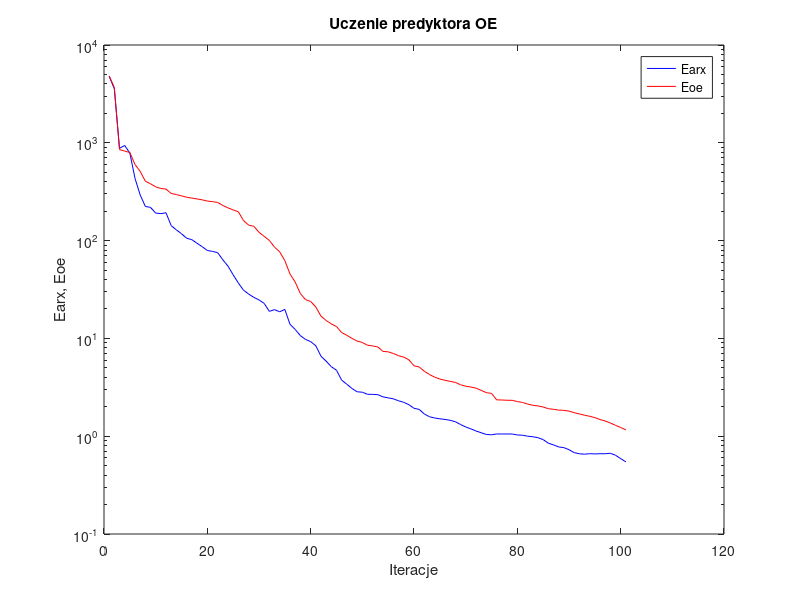
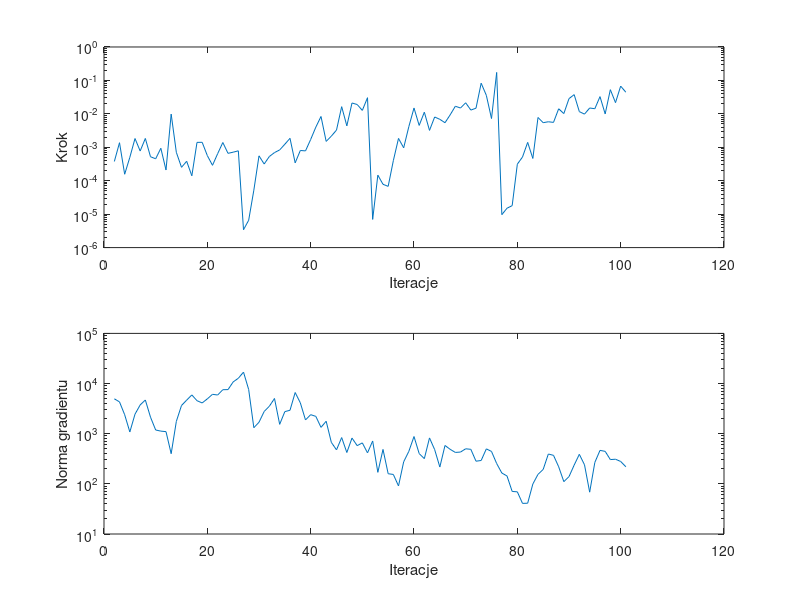

MATLAB code to generate these figures, in order:
%uczenie predyktora oe
clear all;
n=0; farx(n+1)=4.780938e+003; foe(n+1)=4.838214e+003; wspucz(n+1)=0.000000e+000; ng(n+1)=0.000000e+000;
%odnowa zmiennej metryki
n=1; farx(n+1)=3.566592e+003; foe(n+1)=3.673575e+003; krok(n+1)=3.764443e-004; ng(n+1)=4.961423e+003;
n=2; farx(n+1)=8.779675e+002; foe(n+1)=8.527388e+002; krok(n+1)=1.371344e-003; ng(n+1)=4.307465e+003;
n=3; farx(n+1)=9.395154e+002; foe(n+1)=8.228597e+002; krok(n+1)=1.562643e-004; ng(n+1)=2.387876e+003;
n=4; farx(n+1)=7.865602e+002; foe(n+1)=7.963677e+002; krok(n+1)=5.014459e-004; ng(n+1)=1.083062e+003;
n=5; farx(n+1)=4.329427e+002; foe(n+1)=5.993756e+002; krok(n+1)=1.828656e-003; ng(n+1)=2.451012e+003;
n=6; farx(n+1)=2.931262e+002; foe(n+1)=5.115329e+002; krok(n+1)=7.740461e-004; ng(n+1)=3.743275e+003;
n=7; farx(n+1)=2.236331e+002; foe(n+1)=4.049845e+002; krok(n+1)=1.838554e-003; ng(n+1)=4.700407e+003;
n=8; farx(n+1)=2.185199e+002; foe(n+1)=3.812818e+002; krok(n+1)=5.218301e-004; ng(n+1)=2.135703e+003;
n=9; farx(n+1)=1.912060e+002; foe(n+1)=3.543746e+002; krok(n+1)=4.526501e-004; ng(n+1)=1.185219e+003;
n=10; farx(n+1)=1.887096e+002; foe(n+1)=3.411420e+002; krok(n+1)=9.349870e-004; ng(n+1)=1.125618e+003;
n=11; farx(n+1)=1.925888e+002; foe(n+1)=3.364244e+002; krok(n+1)=2.093774e-004; ng(n+1)=1.098803e+003;
n=12; farx(n+1)=1.424218e+002; foe(n+1)=3.037349e+002; krok(n+1)=9.830492e-003; ng(n+1)=3.993326e+002;
n=13; farx(n+1)=1.288334e+002; foe(n+1)=2.955405e+002; krok(n+1)=7.068748e-004; ng(n+1)=1.758837e+003;
n=14; farx(n+1)=1.175300e+002; foe(n+1)=2.869259e+002; krok(n+1)=2.517331e-004; ng(n+1)=3.651329e+003;
n=15; farx(n+1)=1.057031e+002; foe(n+1)=2.775517e+002; krok(n+1)=3.812452e-004; ng(n+1)=4.669131e+003;
n=16; farx(n+1)=1.022043e+002; foe(n+1)=2.721102e+002; krok(n+1)=1.404483e-004; ng(n+1)=5.930358e+003;
n=17; farx(n+1)=9.393227e+001; foe(n+1)=2.667173e+002; krok(n+1)=1.402081e-003; ng(n+1)=4.550079e+003;
n=18; farx(n+1)=8.667858e+001; foe(n+1)=2.612093e+002; krok(n+1)=1.409080e-003; ng(n+1)=4.103409e+003;
n=19; farx(n+1)=7.926329e+001; foe(n+1)=2.536160e+002; krok(n+1)=5.635193e-004; ng(n+1)=4.950865e+003;
n=20; farx(n+1)=7.757513e+001; foe(n+1)=2.502016e+002; krok(n+1)=2.887783e-004; ng(n+1)=6.100536e+003;
n=21; farx(n+1)=7.526977e+001; foe(n+1)=2.456756e+002; krok(n+1)=6.459813e-004; ng(n+1)=5.904689e+003;
n=22; farx(n+1)=6.366379e+001; foe(n+1)=2.286994e+002; krok(n+1)=1.389400e-003; ng(n+1)=7.531736e+003;
n=23; farx(n+1)=5.480234e+001; foe(n+1)=2.160480e+002; krok(n+1)=6.590915e-004; ng(n+1)=7.573641e+003;
n=24; farx(n+1)=4.466651e+001; foe(n+1)=2.058833e+002; krok(n+1)=7.138862e-004; ng(n+1)=1.076931e+004;
n=25; farx(n+1)=3.688847e+001; foe(n+1)=1.972021e+002; krok(n+1)=7.843678e-004; ng(n+1)=1.274506e+004;
%odnowa zmiennej metryki
n=26; farx(n+1)=3.110459e+001; foe(n+1)=1.602559e+002; krok(n+1)=3.422485e-006; ng(n+1)=1.689513e+004;
n=27; farx(n+1)=2.841433e+001; foe(n+1)=1.438475e+002; krok(n+1)=6.567791e-006; ng(n+1)=7.606264e+003;
n=28; farx(n+1)=2.627392e+001; foe(n+1)=1.400255e+002; krok(n+1)=5.210339e-005; ng(n+1)=1.317517e+003;
n=29; farx(n+1)=2.474676e+001; foe(n+1)=1.215361e+002; krok(n+1)=5.550052e-004; ng(n+1)=1.691182e+003;
n=30; farx(n+1)=2.281541e+001; foe(n+1)=1.105125e+002; krok(n+1)=3.163070e-004; ng(n+1)=2.773457e+003;
n=31; farx(n+1)=1.890352e+001; foe(n+1)=1.003792e+002; krok(n+1)=5.292541e-004; ng(n+1)=3.526286e+003;
n=32; farx(n+1)=1.969083e+001; foe(n+1)=8.585422e+001; krok(n+1)=6.946998e-004; ng(n+1)=5.032212e+003;
n=33; farx(n+1)=1.870495e+001; foe(n+1)=7.676972e+001; krok(n+1)=8.336543e-004; ng(n+1)=1.536287e+003;
n=34; farx(n+1)=1.978044e+001; foe(n+1)=6.241613e+001; krok(n+1)=1.233983e-003; ng(n+1)=2.755093e+003;
n=35; farx(n+1)=1.392855e+001; foe(n+1)=4.557707e+001; krok(n+1)=1.854565e-003; ng(n+1)=2.932902e+003;
n=36; farx(n+1)=1.235983e+001; foe(n+1)=3.770103e+001; krok(n+1)=3.423805e-004; ng(n+1)=6.623366e+003;
n=37; farx(n+1)=1.068800e+001; foe(n+1)=2.880769e+001; krok(n+1)=8.031637e-004; ng(n+1)=4.120146e+003;
n=38; farx(n+1)=9.759361e+000; foe(n+1)=2.491576e+001; krok(n+1)=7.805354e-004; ng(n+1)=1.881895e+003;
n=39; farx(n+1)=9.271692e+000; foe(n+1)=2.388158e+001; krok(n+1)=1.713251e-003; ng(n+1)=2.396084e+003;
n=40; farx(n+1)=8.399842e+000; foe(n+1)=2.092517e+001; krok(n+1)=4.008930e-003; ng(n+1)=2.214452e+003;
n=41; farx(n+1)=6.564781e+000; foe(n+1)=1.687898e+001; krok(n+1)=8.346822e-003; ng(n+1)=1.337192e+003;
n=42; farx(n+1)=5.849817e+000; foe(n+1)=1.524249e+001; krok(n+1)=1.499367e-003; ng(n+1)=1.771837e+003;
n=43; farx(n+1)=5.135456e+000; foe(n+1)=1.406733e+001; krok(n+1)=2.156451e-003; ng(n+1)=6.717192e+002;
n=44; farx(n+1)=4.725797e+000; foe(n+1)=1.321185e+001; krok(n+1)=3.271540e-003; ng(n+1)=4.759818e+002;
n=45; farx(n+1)=3.738465e+000; foe(n+1)=1.147219e+001; krok(n+1)=1.640492e-002; ng(n+1)=8.372509e+002;
n=46; farx(n+1)=3.398166e+000; foe(n+1)=1.075729e+001; krok(n+1)=4.372259e-003; ng(n+1)=4.216084e+002;
n=47; farx(n+1)=3.074256e+000; foe(n+1)=9.993426e+000; krok(n+1)=2.113019e-002; ng(n+1)=8.183179e+002;
n=48; farx(n+1)=2.845348e+000; foe(n+1)=9.391923e+000; krok(n+1)=1.902655e-002; ng(n+1)=5.778731e+002;
n=49; farx(n+1)=2.817266e+000; foe(n+1)=9.087098e+000; krok(n+1)=1.269968e-002; ng(n+1)=6.555323e+002;
n=50; farx(n+1)=2.680904e+000; foe(n+1)=8.516736e+000; krok(n+1)=3.045281e-002; ng(n+1)=4.148594e+002;
%odnowa zmiennej metryki
n=51; farx(n+1)=2.677881e+000; foe(n+1)=8.383863e+000; krok(n+1)=6.966570e-006; ng(n+1)=7.153962e+002;
n=52; farx(n+1)=2.658609e+000; foe(n+1)=8.173795e+000; krok(n+1)=1.468353e-004; ng(n+1)=1.696906e+002;
n=53; farx(n+1)=2.525349e+000; foe(n+1)=7.358243e+000; krok(n+1)=7.813213e-005; ng(n+1)=4.856701e+002;
n=54; farx(n+1)=2.466520e+000; foe(n+1)=7.292325e+000; krok(n+1)=6.791072e-005; ng(n+1)=1.591377e+002;
n=55; farx(n+1)=2.411930e+000; foe(n+1)=7.010614e+000; krok(n+1)=3.984182e-004; ng(n+1)=1.540255e+002;
n=56; farx(n+1)=2.301330e+000; foe(n+1)=6.652882e+000; krok(n+1)=1.841613e-003; ng(n+1)=9.081991e+001;
n=57; farx(n+1)=2.222763e+000; foe(n+1)=6.447168e+000; krok(n+1)=9.645318e-004; ng(n+1)=2.750457e+002;
n=58; farx(n+1)=2.101700e+000; foe(n+1)=6.044594e+000; krok(n+1)=4.150488e-003; ng(n+1)=4.448522e+002;
n=59; farx(n+1)=1.929034e+000; foe(n+1)=5.249841e+000; krok(n+1)=1.495979e-002; ng(n+1)=8.779628e+002;
n=60; farx(n+1)=1.880646e+000; foe(n+1)=5.108059e+000; krok(n+1)=4.509565e-003; ng(n+1)=4.014436e+002;
n=61; farx(n+1)=1.687037e+000; foe(n+1)=4.614159e+000; krok(n+1)=1.121678e-002; ng(n+1)=3.183958e+002;
n=62; farx(n+1)=1.580860e+000; foe(n+1)=4.270180e+000; krok(n+1)=3.201476e-003; ng(n+1)=8.238135e+002;
n=63; farx(n+1)=1.536027e+000; foe(n+1)=4.015162e+000; krok(n+1)=8.053672e-003; ng(n+1)=4.810381e+002;
n=64; farx(n+1)=1.506143e+000; foe(n+1)=3.840951e+000; krok(n+1)=6.854056e-003; ng(n+1)=2.164987e+002;
n=65; farx(n+1)=1.484462e+000; foe(n+1)=3.729204e+000; krok(n+1)=5.433546e-003; ng(n+1)=5.822170e+002;
n=66; farx(n+1)=1.454336e+000; foe(n+1)=3.633327e+000; krok(n+1)=9.344559e-003; ng(n+1)=4.878395e+002;
n=67; farx(n+1)=1.406322e+000; foe(n+1)=3.551325e+000; krok(n+1)=1.688698e-002; ng(n+1)=4.234634e+002;
n=68; farx(n+1)=1.317210e+000; foe(n+1)=3.357804e+000; krok(n+1)=1.496365e-002; ng(n+1)=4.304676e+002;
n=69; farx(n+1)=1.243153e+000; foe(n+1)=3.245024e+000; krok(n+1)=2.142359e-002; ng(n+1)=5.002029e+002;
n=70; farx(n+1)=1.188691e+000; foe(n+1)=3.183897e+000; krok(n+1)=1.297031e-002; ng(n+1)=4.879876e+002;
n=71; farx(n+1)=1.130367e+000; foe(n+1)=3.101221e+000; krok(n+1)=1.477175e-002; ng(n+1)=2.828041e+002;
n=72; farx(n+1)=1.085316e+000; foe(n+1)=2.941765e+000; krok(n+1)=8.260442e-002; ng(n+1)=2.924301e+002;
n=73; farx(n+1)=1.041765e+000; foe(n+1)=2.786652e+000; krok(n+1)=3.579274e-002; ng(n+1)=4.983578e+002;
n=74; farx(n+1)=1.034041e+000; foe(n+1)=2.741179e+000; krok(n+1)=7.242402e-003; ng(n+1)=4.427406e+002;
n=75; farx(n+1)=1.054289e+000; foe(n+1)=2.353821e+000; krok(n+1)=1.732520e-001; ng(n+1)=2.541033e+002;
%odnowa zmiennej metryki
n=76; farx(n+1)=1.053219e+000; foe(n+1)=2.344677e+000; krok(n+1)=9.671965e-006; ng(n+1)=1.643768e+002;
n=77; farx(n+1)=1.053603e+000; foe(n+1)=2.331134e+000; krok(n+1)=1.504078e-005; ng(n+1)=1.436190e+002;
n=78; farx(n+1)=1.053463e+000; foe(n+1)=2.327968e+000; krok(n+1)=1.797165e-005; ng(n+1)=7.055579e+001;
n=79; farx(n+1)=1.029721e+000; foe(n+1)=2.259460e+000; krok(n+1)=3.125285e-004; ng(n+1)=6.932635e+001;
n=80; farx(n+1)=1.023151e+000; foe(n+1)=2.214736e+000; krok(n+1)=5.119287e-004; ng(n+1)=4.079376e+001;
n=81; farx(n+1)=1.000327e+000; foe(n+1)=2.130007e+000; krok(n+1)=1.402081e-003; ng(n+1)=4.111101e+001;
n=82; farx(n+1)=9.869964e-001; foe(n+1)=2.071402e+000; krok(n+1)=4.636412e-004; ng(n+1)=9.918060e+001;
n=83; farx(n+1)=9.655613e-001; foe(n+1)=2.039507e+000; krok(n+1)=7.782134e-003; ng(n+1)=1.547524e+002;
n=84; farx(n+1)=9.228920e-001; foe(n+1)=1.987540e+000; krok(n+1)=5.445782e-003; ng(n+1)=1.936068e+002;
n=85; farx(n+1)=8.487870e-001; foe(n+1)=1.911096e+000; krok(n+1)=5.799093e-003; ng(n+1)=3.932791e+002;
n=86; farx(n+1)=8.152095e-001; foe(n+1)=1.883633e+000; krok(n+1)=5.557598e-003; ng(n+1)=3.702303e+002;
n=87; farx(n+1)=7.766021e-001; foe(n+1)=1.849902e+000; krok(n+1)=1.417782e-002; ng(n+1)=2.190319e+002;
n=88; farx(n+1)=7.639092e-001; foe(n+1)=1.836794e+000; krok(n+1)=1.019133e-002; ng(n+1)=1.107029e+002;
n=89; farx(n+1)=7.283641e-001; foe(n+1)=1.806048e+000; krok(n+1)=2.858001e-002; ng(n+1)=1.393417e+002;
n=90; farx(n+1)=6.793819e-001; foe(n+1)=1.739608e+000; krok(n+1)=3.754388e-002; ng(n+1)=2.367029e+002;
n=91; farx(n+1)=6.615039e-001; foe(n+1)=1.690493e+000; krok(n+1)=1.165911e-002; ng(n+1)=3.879665e+002;
n=92; farx(n+1)=6.548726e-001; foe(n+1)=1.638932e+000; krok(n+1)=9.814884e-003; ng(n+1)=2.398117e+002;
n=93; farx(n+1)=6.625034e-001; foe(n+1)=1.598566e+000; krok(n+1)=1.495979e-002; ng(n+1)=6.825592e+001;
n=94; farx(n+1)=6.588971e-001; foe(n+1)=1.549606e+000; krok(n+1)=1.423591e-002; ng(n+1)=2.676075e+002;
n=95; farx(n+1)=6.620612e-001; foe(n+1)=1.480749e+000; krok(n+1)=3.276344e-002; ng(n+1)=4.650117e+002;
n=96; farx(n+1)=6.619354e-001; foe(n+1)=1.430607e+000; krok(n+1)=9.949946e-003; ng(n+1)=4.446230e+002;
n=97; farx(n+1)=6.686946e-001; foe(n+1)=1.364887e+000; krok(n+1)=5.286105e-002; ng(n+1)=3.046985e+002;
n=98; farx(n+1)=6.389229e-001; foe(n+1)=1.291189e+000; krok(n+1)=2.165649e-002; ng(n+1)=3.098038e+002;
n=99; farx(n+1)=5.899512e-001; foe(n+1)=1.227786e+000; krok(n+1)=6.754791e-002; ng(n+1)=2.793907e+002;
n=100; farx(n+1)=5.465054e-001; foe(n+1)=1.161207e+000; krok(n+1)=4.438543e-002; ng(n+1)=2.194461e+002;

figure; semilogy(farx,'b'); hold on; semilogy(foe,'r'); xlabel('Iteracje'); ylabel('Earx, Eoe'); legend('Earx','Eoe'); title('Uczenie predyktora OE');
figure; subplot(2,1,1); semilogy(krok); xlabel('Iteracje'); ylabel('Krok');
subplot(2,1,2); semilogy(ng); xlabel('Iteracje'); ylabel('Norma gradientu');
Earx=farx(n+1)
Eoe=foe(n+1)
